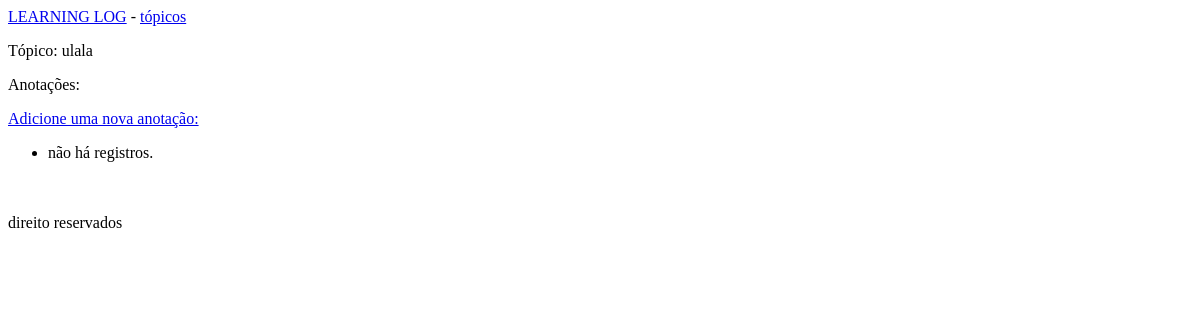
Before: /topics/3/ with the older database file.
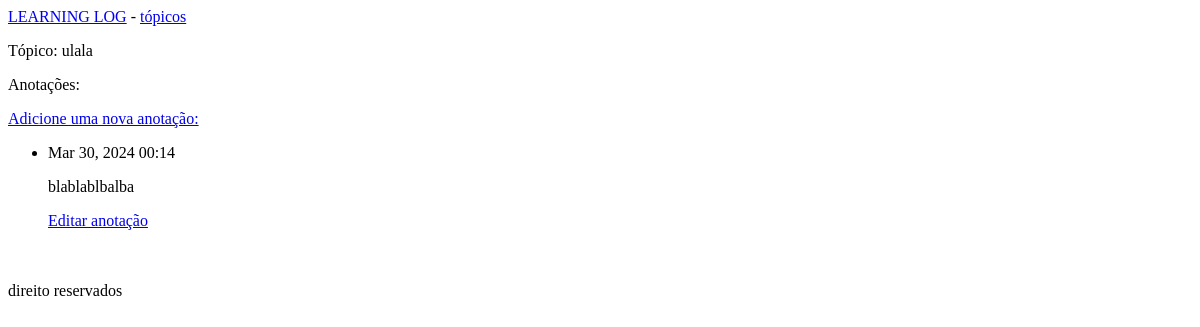
After: the same page with the newer database file.
### learning_logs/models.py (models this page shows, shortened)
class Entry(models.Model):
    topic = models.ForeignKey(Topic, on_delete = models.CASCADE)
    text = models.TextField()
    date_added = models.DateTimeField(auto_now_add = True)
    class Meta:
        verbose_name_plural = 'entries'

### learning_logs/views.py (the view)
# urls.py: path('topics/<topic_id>/', views.topic, name='topic'),
def topic(request, topic_id):
    topic = Topic.objects.get(id = topic_id)
    entries = topic.entry_set.order_by('-date_added')
    context = {'topic' : topic, 'entries' : entries}
    return render(request, 'learning_logs/topic.html', context)

### learning_logs/models.py (called while the page is built)
    def __str__(self):
        return self.text

### learning_logs/templates/learning_logs/topic.html
{% extends "learning_logs/base.html" %}
{% block content %}
    <p>Tópico: {{ topic }}</p>
    <p>Anotações: </p>
    <p><a href="{% url 'new_entry' topic.id %}">Adicione uma nova anotação:</a></p>
    <ul>
        {% for entry in entries %}
        <li>
            <p>{{ entry.date_added | date:'M d, Y H:i' }}</p>
            <p>{{ entry.text | linebreaks }}</p>
            <p>
                <a href="{% url 'edit_entry' entry.id %}">Editar anotação</a>
            </p>
        </li>
        {% empty %}
        <li>
            não há registros.
        </li>
        {% endfor %}
    </ul>
{% endblock content %}

Changed rows visible on the page:
added Entry: date_added "Mar 30, 2024 00:14", text "blablablbalba"
Other visible differences:
text no longer shown: "não há registros."
